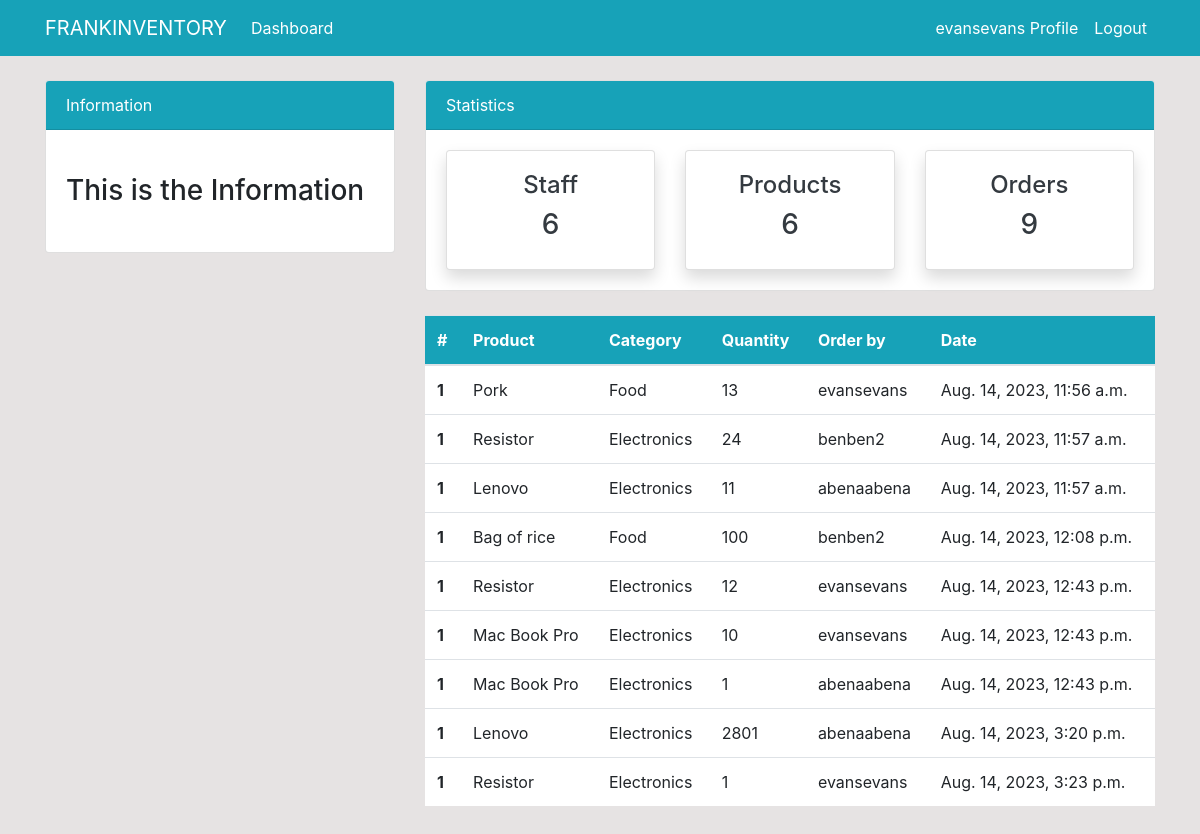
The page /order/ (signed in) on the database its author committed.
### dashboard/models.py (models this page shows, shortened)
class Order(models.Model):
	product = models.ForeignKey(Product, on_delete=models.CASCADE, null=True)
	staff = models.ForeignKey(User, on_delete=models.CASCADE, null=True)
	order_quantity = models.PositiveIntegerField(null=True)
	date = models.DateTimeField(auto_now_add=True)

class Product(models.Model):
	name = models.CharField(max_length=100, null=True)
	category = models.CharField(max_length=20, choices=CATEGORY, null=True)
	quantity = models.PositiveIntegerField(null=True)
	class Meta:
		verbose_name_plural = 'Product'

### dashboard/views.py (the view)
# urls.py: path('order/', views.order, name='dashboard-order'),
@login_required(login_url='user-login')
def order(request):
	orders = Order.objects.all()
	orders_count = orders.count()
	items_count = Product.objects.all().count()
	workers_count = User.objects.all().count()
	context = {
		'orders': orders,
		'orders_count': orders_count,
		'workers_count': workers_count,
		'items_count': items_count,
	}
	return render(request, 'dashboard/order.html', context)

### templates/dashboard/order.html (shortened to what this page needs)
{% extends 'partials/base.html' %}
{% block content %}
{% include 'partials/topnav.html' %}
    <div class="container">
        <div class="row my-4">
            <div class="col-md-4">
            </div>
            <div class="col-md-8">
                <table class="table bg-white">
                    <thead class="bg-info">
                        <tr class="text-white">
                            <th scope="col">#</th>
                            <th scope="col">Product</th>
                            <th scope="col">Category</th>
                            <th scope="col">Quantity</th>
                            <th scope="col">Order by</th>
                            <th scope="col">Date</th>
                        </tr>
                    </thead>
                    <tbody>
                        {% for ord_er in orders %}
                        <tr>
                            <th scope="row">1</th>
                            <td>{{ ord_er.product.name}}</td>
                            <td>{{ ord_er.product.category }}</td>
                            <td>{{ ord_er.order_quantity }}</td>
                            <td>{{ ord_er.staff.username }}</td>
                            <td>{{ord_er.date }}</td>
                        </tr>
                        {% endfor %}
                    </tbody>
                </table>
            </div>
        </div>
    </div>
{% endblock %}

### templates/partials/nav.html (shortened to what this page needs)
<nav class="navbar navbar-expand-lg navbar-info bg-info">
    <div class="container">
        {% if user.is_authenticated %}
        <a class="navbar-brand text-white" href="{% url 'dashboard-index' %}">FRANKINVENTORY</a>
        <div class="collapse navbar-collapse" id="navbarSupportedContent">
            <ul class="navbar-nav mr-auto">
                <li class="nav-item active">
                    <a class="nav-link text-white" href="{% url 'dashboard-index' %}">Dashboard </a>
                </li>
            </ul>
            <ul class="navbar-nav ml-auto">
                <li class="nav-item active">
                    <a class="nav-link text-white" href="{% url 'user-profile' %}"> {{user.username}} Profile
                        <span class="sr-only">(current)</span></a>
                </li>
                <li class="nav-item">
                    <a class="nav-link text-white" href="{% url 'user-logout' %}">Logout</a>
                </li>
            </ul>
        {% endif %}
        </div>
    </div>
</nav>

### static/style.css (style rules this page uses)
body { background: rgb(230, 227, 227); }

### rows shown on the page
Order: product.name "Pork", product.category "Food", order_quantity "13", staff.username "evansevans", date "Aug. 14, 2023, 11:56 a.m."
Order: product.name "Resistor", product.category "Electronics", order_quantity "24", staff.username "benben2", date "Aug. 14, 2023, 11:57 a.m."
Order: product.name "Lenovo", product.category "Electronics", order_quantity "11", staff.username "abenaabena", date "Aug. 14, 2023, 11:57 a.m."
Order: product.name "Bag of rice", product.category "Food", order_quantity "100", staff.username "benben2", date "Aug. 14, 2023, 12:08 p.m."
Order: product.name "Resistor", product.category "Electronics", order_quantity "12", staff.username "evansevans", date "Aug. 14, 2023, 12:43 p.m."
Order: product.name "Mac Book Pro", product.category "Electronics", order_quantity "10", staff.username "evansevans", date "Aug. 14, 2023, 12:43 p.m."
Order: product.name "Mac Book Pro", product.category "Electronics", order_quantity "1", staff.username "abenaabena", date "Aug. 14, 2023, 12:43 p.m."
Order: product.name "Lenovo", product.category "Electronics", order_quantity "2801", staff.username "abenaabena", date "Aug. 14, 2023, 3:20 p.m."
Order: product.name "Resistor", product.category "Electronics", order_quantity "1", staff.username "evansevans", date "Aug. 14, 2023, 3:23 p.m."

### other values the page prints
{{ user.username }} "evansevans"
{{ workers_count }} "6"
{{ items_count }} "6"
{{ orders_count }} "9"
